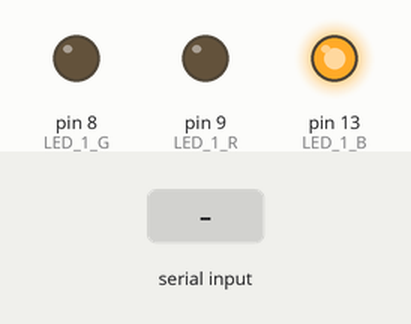
A sketch run on a simulated Arduino Uno, built with avr-gcc and run on an emulated ATmega328P. Shown: output pins drawn as LEDs (lit = HIGH). The test bench sets the inputs (shaded band). What the sketch prints to the serial monitor is not drawn.

Above: at 1.2 s.
1.3 s: "1\n" received over Serial
Timing chart, 0 to 4.3 s (numbered marks = the images above; inputs shaded):
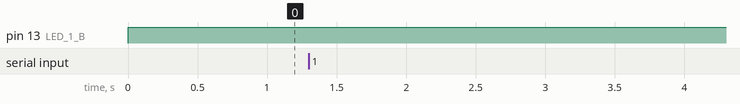

The sketch:

multiColorLEDFromSerial.ino
```cpp
const int LED_1_R = 9; // pin for the LED
const int LED_1_G = 8;
const int LED_1_B = 13;

int rval = 0;
int gval = 200;
int bval = 0;

void setup() {

        Serial.begin(9600);
        pinMode(LED_1_R, OUTPUT); // tell Arduino LED is an output
        pinMode(LED_1_G, OUTPUT);
        pinMode(LED_1_B, OUTPUT);
}

void loop() {
        while (Serial.available() > 0) {
       //         rval = Serial.parseInt();

               gval = Serial.read();
               Serial.println(gval);
       //         bval = Serial.parseInt();

                if (Serial.read() == '\n') {
        //analogWrite(LED_1_R, rval);
        analogWrite(LED_1_G, gval);
        //analogWrite(LED_1_B, bval);
                }

        }
        analogWrite(LED_1_B, 200);
}
```

Measured:
- after the input at 1.3 s, every drawn part: stays the same
